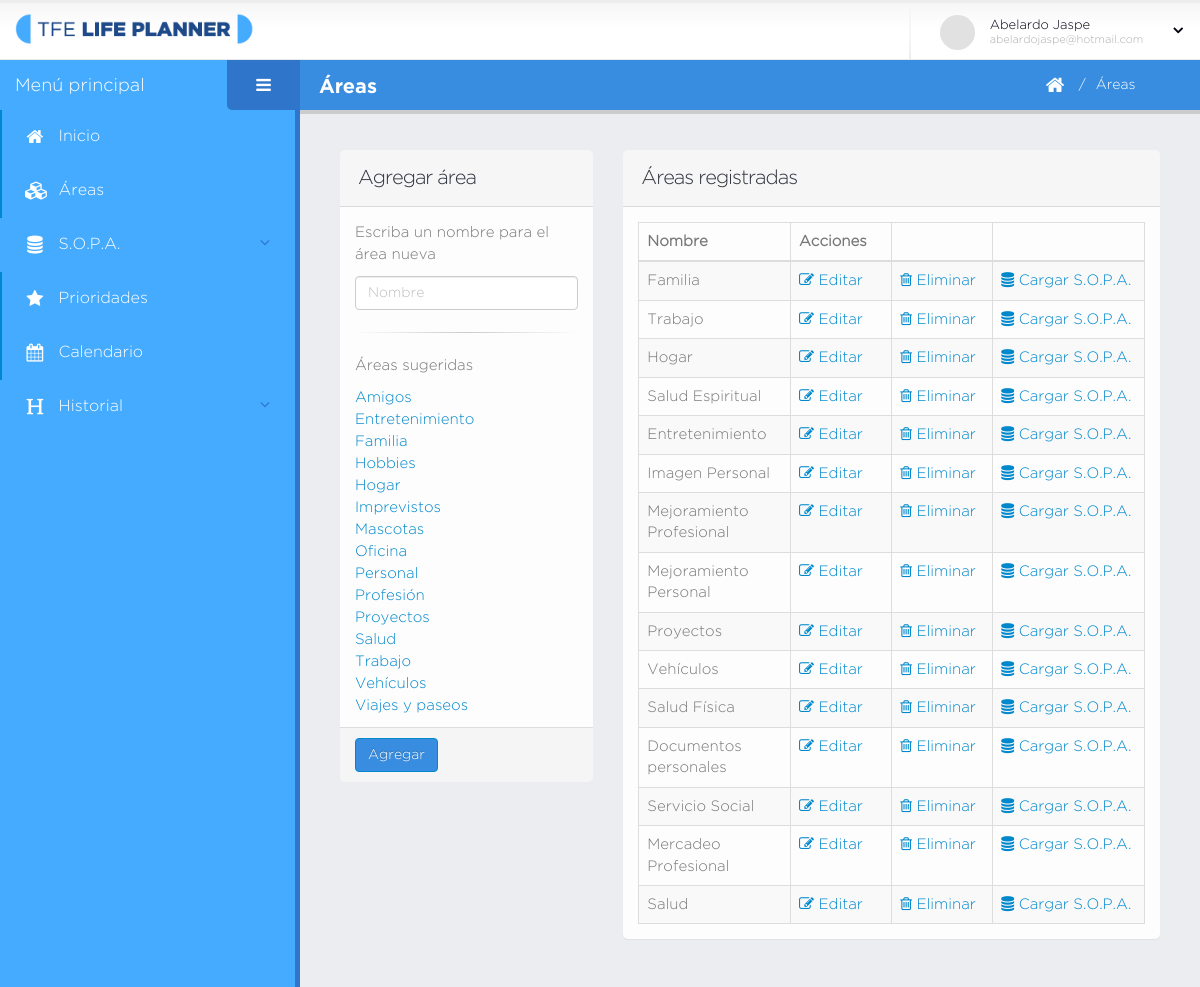
/es/areas.php (signed in), run on the app's committed database.
### tables this page shows
CREATE TABLE `area` (
  `id` int(11) NOT NULL,
  `nombre` varchar(45) NOT NULL,
  `creado` datetime DEFAULT NULL,
  `modificado` datetime DEFAULT NULL,
  `usuario_id` int(11) NOT NULL
);

### es/database/data-area.php (called while the page is built, shortened)
<?php
	function obtenerListaAreas( $dbh, $idu ){
		$q = "select * from area where usuario_id = $idu";
		return obtenerListaRegistros( mysqli_query( $dbh, $q ) );
	}
?>

### es/database/bd.php (called while the page is built, shortened)
<?php
	function obtenerListaRegistros( $data ){
		$lista_c = array();
		if( $data ){
			while( $c = mysqli_fetch_array( $data ) ){
				$lista_c[] = $c;
			}
		}
		return $lista_c;
	}
?>

### es/areas.php (the view, shortened to what this page needs)
<?php
    include( "database/bd.php" );
    include( "database/data-acceso.php" );
    include( "database/data-area.php" );
    $idu = $_SESSION["user"]["id"];
    $areas = obtenerListaAreas( $dbh, $idu );
?>
<!doctype html>
<html class="fixed">
	<head>
	</head>
	<body>
		<section class="body">
			<?php include( "secciones/header.php" ); ?>
			<div class="inner-wrapper">
				<?php include( "secciones/navegacion.php" ); ?>
				<section role="main" class="content-body">
					<?php include( "secciones/titulo_pagina.php" ); ?>
					<div class="row">
						<div class="col-md-4 col-sm-6 col-xs-12">
							<section class="panel">
								<form id="frm_narea" class="form-horizontal">
									<header class="panel-heading">
										<h2 class="panel-title">Agregar área</h2>
									</header>
									<div class="panel-body">
										<p class="p_inst">Escriba un nombre para el área nueva</p>
										<div class="row form-group">
											<div class="col-lg-12">
												<input id="areanombre" type="text" name="nombre" placeholder="Nombre" class="form-control" required>
											</div>
										</div>
										<hr>
										<p class="p_inst">Áreas sugeridas</p>
										<a href="#!" class="sug_area">Amigos</a><br>
										<a href="#!" class="sug_area">Entretenimiento</a><br>
										<a href="#!" class="sug_area">Familia</a><br>
										<a href="#!" class="sug_area">Hobbies</a><br>
										<a href="#!" class="sug_area">Hogar</a><br>
										<a href="#!" class="sug_area">Imprevistos</a><br>
										<a href="#!" class="sug_area">Mascotas</a><br>
										<a href="#!" class="sug_area">Oficina</a><br>
										<a href="#!" class="sug_area">Personal</a><br>
										<a href="#!" class="sug_area">Profesión</a><br>
										<a href="#!" class="sug_area">Proyectos</a><br>
										<a href="#!" class="sug_area">Salud</a><br>
										<a href="#!" class="sug_area">Trabajo</a><br>
										<a href="#!" class="sug_area">Vehículos</a><br>
										<a href="#!" class="sug_area">Viajes y paseos</a><br>
									</div>
									<footer class="panel-footer">
										<button class="btn btn-primary" type="submit">Agregar</button>
									</footer>
								</form>
							</section>
						</div>
						<div class="col-md-8 col-sm-6 col-xs-12">
							<section class="panel">
								<header class="panel-heading">
									<h2 class="panel-title">Áreas registradas</h2>
								</header>
								<div id="tabla_areas" class="panel-body">
									<table id="datatable-default"
									class="table table-bordered table-striped mb-none" >
										<thead>
											<tr>
												<th width="30%">Nombre</th>
												<th width="20%">Acciones</th>
												<th width="20%"></th>
												<th width="30%"></th>
											</tr>
										</thead>
										<tbody>
											<?php foreach ( $areas as $a ) { ?>
											<tr class="gradeX">
												<td><?php echo $a["nombre"] ?></td>
												<td>
													<a href="editar-area.php?id=<?php echo $a["id"]?>">
												<i class="fa fa-edit"></i> Editar</a>
												</td>
												<td>
													<a href="#confirmar-accion"
													class="modal-with-zoom-anim elim_area"
													data-ida="<?php echo $a["id"] ?>">
														<i class="fa fa-trash-o"></i> Eliminar
													</a>
												</td>
												<td>
													<a href="cargar-sopa.php?id_area=<?php echo $a["id"] ?>">
														<i class="fa fa-database"></i>
														Cargar S.O.P.A.
													</a>
												</td>
											</tr>
											<?php } ?>
										</tbody>
									</table>
								</div>
							</section>
						</div>
					</div>
				</section>
			</div>
		</section>
	</body>
</html>

### assets/stylesheets/skins/default.css (style rules this page uses)
a, .btn-link { color: #0088cc; }
body .btn-primary { color: #ffffff; text-shadow: 0 -1px 0 rgba(0, 0, 0, 0.25); background-color: #388de0; border-color: #0088cc; }

### data on the page
area: nombre "Familia"
area: nombre "Trabajo"
area: nombre "Hogar"
area: nombre "Salud Espiritual"
area: nombre "Entretenimiento"
area: nombre "Imagen Personal"
area: nombre "Mejoramiento Profesional"
area: nombre "Mejoramiento Personal"
area: nombre "Proyectos"
area: nombre "Vehículos"
area: nombre "Salud Física"
area: nombre "Documentos personales"
area: nombre "Servicio Social"
area: nombre "Mercadeo Profesional"
area: nombre "Salud"

### other printed values
$usuario["nombre"] "Abelardo Jaspe"
$usuario["email"] "abelardojaspe@hotmail.com"
$titulo_pagina "Áreas"
$breadcrumb "Áreas"
